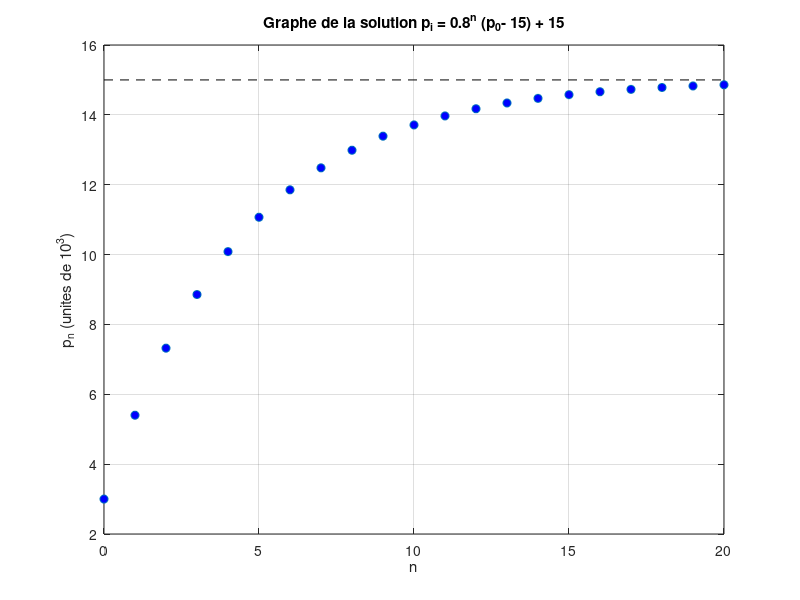

Here is the MATLAB script that generated this plot:
close all;

x=0:1:20;
y= 0.8.^x*(3-15)+15;
plot(x,y,'o','MarkerFaceColor', 'b')
hold on
grid on

% the line y = 15
x=0:20:20;
y=0*x+15;
plot(x,y,'--k')

xlabel('n')
ylabel('p_n (unites de 10^3)');
title('Graphe de la solution p_i = 0.8^n (p_0- 15) + 15')
